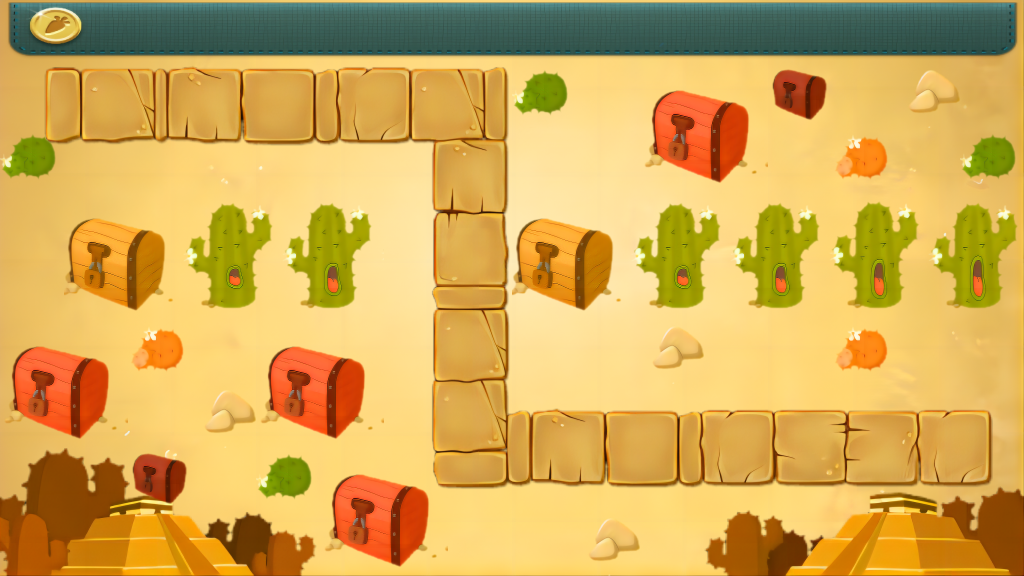

The image is a tile-based game level rendered from a .tmx file. Its description and source (layers, tilesets, objects; grid data summarised) follow:
An orthogonal 16x9 tile map with 64x64 px tiles, 4 tile layers (BG, path, Upconsole, barrier), 6 tilesets and 51 objects (p1, p2, p3, p4, p5, ...).

<map version="1.10" tiledversion="1.10.2" orientation="orthogonal" renderorder="left-down" width="16" height="9" tilewidth="64" tileheight="64" infinite="0" nextlayerid="10" nextobjectid="114">
 <tileset firstgid="1" name="BG" tilewidth="64" tileheight="64" tilecount="144" columns="16">
  <image source="BG2.png" width="1024" height="576" />
 </tileset>
 <tileset firstgid="145" name="Path" tilewidth="64" tileheight="64" tilecount="128" columns="16">
  <image source="Path2.png" width="1024" height="512" />
 </tileset>
 <tileset firstgid="273" name="upconsole" tilewidth="64" tileheight="64" tilecount="16" columns="16">
  <image source="../SKY/upconsole.png" width="1024" height="64" />
 </tileset>
 <tileset firstgid="289" name="birth" tilewidth="64" tileheight="51" tilecount="1" columns="0">
  <grid orientation="orthogonal" width="1" height="1" />
  <tile id="0">
   <image width="64" height="51" source="birth.png" />
  </tile>
 </tileset>
 <tileset firstgid="290" name="items" tilewidth="64" tileheight="64" tilecount="36" columns="18">
  <image source="items.png" width="1152" height="128" />
 </tileset>
 <tileset firstgid="326" name="TEXT" tilewidth="212" tileheight="47" tilecount="1" columns="0">
  <grid orientation="orthogonal" width="1" height="1" />
  <tile id="0">
   <image width="212" height="47" source="../TEXT.png" />
  </tile>
 </tileset>
 <layer id="1" name="BG" width="16" height="9">
  <data>[144 cells, 144 non-empty, 144 distinct tile ids]</data>
 </layer>
 <layer id="2" name="path" width="16" height="9">
  <data>[144 cells, 128 non-empty, 128 distinct tile ids]</data>
 </layer>
 <layer id="3" name="Upconsole" width="16" height="9">
  <data>[144 cells, 16 non-empty, 16 distinct tile ids]</data>
 </layer>
 <layer id="5" name="barrier" width="16" height="9">
  <data>[144 cells, 55 non-empty, 24 distinct tile ids]</data>
 </layer>
 <objectgroup id="6" name="Corner" />
 <objectgroup id="7" name="Point">
  <object id="38" name="p1" x="162" y="99">
   <ellipse />
  </object>
  <object id="39" name="p2" x="202" y="99">
   <ellipse />
  </object>
  <object id="40" name="p3" x="242" y="99">
   <ellipse />
  </object>
  <object id="41" name="p4" x="282" y="99">
   <ellipse />
  </object>
  <object id="42" name="p5" x="322" y="99">
   <ellipse />
  </object>
  <object id="43" name="p6" x="362" y="99">
   <ellipse />
  </object>
  <object id="44" name="p7" x="402" y="99">
   <ellipse />
  </object>
  <object id="45" name="p8" x="442" y="99">
   <ellipse />
  </object>
  <object id="86" name="p9" x="475" y="99">
   <ellipse />
  </object>
  <object id="46" name="p10" x="475" y="139">
   <ellipse />
  </object>
  <object id="47" name="p11" x="475" y="179">
   <ellipse />
  </object>
  <object id="48" name="p12" x="475" y="219">
   <ellipse />
  </object>
  <object id="50" name="p13" x="475" y="259">
   <ellipse />
  </object>
  <object id="51" name="p14" x="475" y="299">
   <ellipse />
  </object>
  <object id="52" name="p15" x="475" y="339">
   <ellipse />
  </object>
  <object id="53" name="p16" x="475" y="379">
   <ellipse />
  </object>
  <object id="55" name="p17" x="475" y="419">
   <ellipse />
  </object>
  <object id="87" name="p18" x="475" y="445">
   <ellipse />
  </object>
  <object id="67" name="p19" x="515" y="445">
   <ellipse />
  </object>
  <object id="68" name="p20" x="555" y="445">
   <ellipse />
  </object>
  <object id="69" name="p21" x="595" y="445">
   <ellipse />
  </object>
  <object id="70" name="p22" x="635" y="445">
   <ellipse />
  </object>
  <object id="71" name="p23" x="675" y="445">
   <ellipse />
  </object>
  <object id="72" name="p24" x="715" y="445">
   <ellipse />
  </object>
  <object id="73" name="p25" x="755" y="445">
   <ellipse />
  </object>
  <object id="74" name="p26" x="795" y="445">
   <ellipse />
  </object>
  <object id="75" name="p27" x="835" y="445">
   <ellipse />
  </object>
  <object id="76" name="p28" x="875" y="445">
   <ellipse />
  </object>
  <object id="77" name="p29" x="915" y="445">
   <ellipse />
  </object>
 </objectgroup>
 <objectgroup id="9" name="Tower">
  <object id="103" name="Tower1" x="160" y="176">
   <ellipse />
  </object>
  <object id="104" name="Tower2" x="545" y="165">
   <ellipse />
  </object>
  <object id="105" name="Tower3" x="549" y="364">
   <ellipse />
  </object>
  <object id="106" name="Tower4" x="608" y="365">
   <ellipse />
  </object>
  <object id="107" name="Tower5" x="474" y="526">
   <ellipse />
  </object>
  <object id="108" name="Tower6" x="544" y="526">
   <ellipse />
  </object>
  <object id="111" name="Tower7" x="772" y="369">
   <ellipse />
  </object>
  <object id="112" name="Tower8" x="607" y="97">
   <ellipse />
  </object>
  <object id="113" name="Tower9" x="605" y="166">
   <ellipse />
  </object>
 </objectgroup>
 <objectgroup id="4" name="Object">
  <object id="3" name="carrot" x="950.667" y="445">
   <ellipse />
  </object>
  <object id="4" name="menuButton" x="925" y="30">
   <ellipse />
  </object>
  <object id="5" name="stopButton" x="801" y="33">
   <ellipse />
  </object>
  <object id="6" name="birth" x="122" y="99">
   <ellipse />
  </object>
  <object id="79" name="text" x="500" y="33">
   <ellipse />
  </object>
 </objectgroup>
 <objectgroup id="8" name="Number">
  <object id="81" name="number_1" x="100" y="25">
   <ellipse />
  </object>
  <object id="82" name="number_2" x="118" y="25">
   <ellipse />
  </object>
  <object id="83" name="number_3" x="136" y="25">
   <ellipse />
  </object>
  <object id="84" name="number_4" x="154" y="25">
   <ellipse />
  </object>
  <object id="94" name="number_5" x="427" y="31">
   <ellipse />
  </object>
  <object id="95" name="number_6" x="460" y="30">
   <ellipse />
  </object>
  <object id="96" name="number_7" x="510" y="30">
   <ellipse />
  </object>
  <object id="97" name="number_8" x="527" y="30">
   <ellipse />
  </object>
 </objectgroup>
</map>
